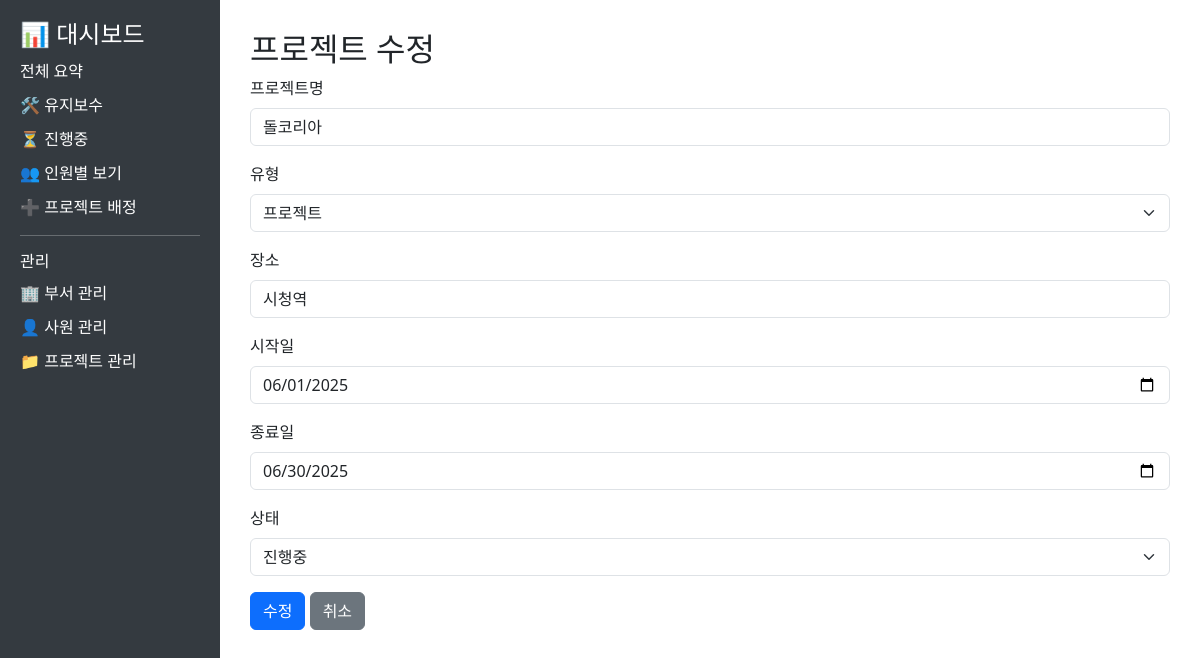
Page /projects/16/edit on the committed database.
### tables this page shows
CREATE TABLE projects (
        project_id INTEGER PRIMARY KEY AUTOINCREMENT,
        name TEXT NOT NULL,
        type_id INTEGER,
        location TEXT,
        start_date TEXT,
        end_date TEXT,
        status TEXT DEFAULT '대기',
        FOREIGN KEY (type_id) REFERENCES project_type(type_id)
    );

CREATE TABLE project_type (
        type_id INTEGER PRIMARY KEY AUTOINCREMENT,
        type_name TEXT NOT NULL
    );

### dashboard/app.py (the view)
@app.route("/projects/<int:project_id>/edit", methods=["GET", "POST"])
def edit_project(project_id):
    conn = get_connection()
    if conn is None:
        flash("데이터베이스 연결에 실패했습니다.", "danger")
        return redirect(url_for("project_page"))
    try:
        if request.method == "POST":
            name = request.form.get("name", "").strip()
            type_name = request.form.get("type", "").strip()
            location = request.form.get("location", "").strip()
            start_date = request.form.get("start_date")
            end_date = request.form.get("end_date")
            status = request.form.get("status", "").strip()
            if not name:
                flash("프로젝트명은 필수 입력 항목입니다.", "danger")
                return render_template("project_edit.html",
                                     project={"project_id": project_id, "name": name, "type": type_name, "location": location, "start_date": start_date, "end_date": end_date, "status": status})
            if not type_name:
                flash("프로젝트 유형은 필수 선택 항목입니다.", "danger")
                return render_template("project_edit.html",
                                     project={"project_id": project_id, "name": name, "type": type_name, "location": location, "start_date": start_date, "end_date": end_date, "status": status})
            if not location:
                flash("장소는 필수 입력 항목입니다.", "danger")
                return render_template("project_edit.html",
                                     project={"project_id": project_id, "name": name, "type": type_name, "location": location, "start_date": start_date, "end_date": end_date, "status": status})
            if not start_date or not end_date:
                flash("시작일과 종료일은 필수 입력 항목입니다.", "danger")
                return render_template("project_edit.html",
                                     project={"project_id": project_id, "name": name, "type": type_name, "location": location, "start_date": start_date, "end_date": end_date, "status": status})
            try:
                start_dt = datetime.strptime(start_date, '%Y-%m-%d')
                end_dt = datetime.strptime(end_date, '%Y-%m-%d')
                if start_dt >= end_dt:
                    flash("종료일은 시작일보다 늦어야 합니다.", "danger")
                    return render_template("project_edit.html",
                                         project={"project_id": project_id, "name": name, "type": type_name, "location": location, "start_date": start_date, "end_date": end_date, "status": status})
            except ValueError:
                flash("올바른 날짜 형식을 입력해주세요.", "danger")
                return render_template("project_edit.html",
                                     project={"project_id": project_id, "name": name, "type": type_name, "location": location, "start_date": start_date, "end_date": end_date, "status": status})
            cur = conn.cursor()
            cur.execute("SELECT type_id FROM project_type WHERE type_name = ?", (type_name,))
            type_result = cur.fetchone()
            if type_result is None:
                flash("유효하지 않은 프로젝트 유형입니다.", "danger")
                return render_template("project_edit.html",
                                     project={"project_id": project_id, "name": name, "type": type_name, "location": location, "start_date": start_date, "end_date": end_date, "status": status})
            type_id = type_result[0]
            cur.execute("UPDATE projects SET name = ?, type_id = ?, location = ?, start_date = ?, end_date = ?, status = ? WHERE project_id = ?",
                       (name, type_id, location, start_date, end_date, status, project_id))
            conn.commit()
            flash(f"프로젝트 '{name}' 수정 성공", "success")
            return redirect(url_for("project_page"))
        else:
            cur = conn.cursor()
            cur.execute("""
                SELECT p.project_id, p.name, pt.type_name as type, p.location, p.start_date, p.end_date, p.status
                FROM projects p
                LEFT JOIN project_type pt ON p.type_id = pt.type_id
                WHERE p.project_id = ?
            """, (project_id,))
            project = cur.fetchone()
            if project is None:
                flash("프로젝트를 찾을 수 없습니다.", "danger")
                return redirect(url_for("project_page"))
            return render_template("project_edit.html", project=dict(project))
    except Exception as e:
        flash(f"프로젝트 수정 중 오류가 발생했습니다: {str(e)}", "danger")
        return redirect(url_for("project_page"))
    finally:
        conn.close()

### dashboard/app.py (called while the page is built)
def get_connection():
    try:
        current_dir = os.path.dirname(__file__)
        parent_dir = os.path.dirname(current_dir)
        db_path = os.path.join(parent_dir, "db", "dashboard.db")
        print(f"데이터베이스 경로: {db_path}")  # 디버깅용
        conn = sqlite3.connect(db_path)
        conn.row_factory = sqlite3.Row
        return conn
    except sqlite3.Error as e:
        print(f"데이터베이스 연결 오류: {e}")
        return None

### dashboard/templates/project_edit.html (shortened to what this page needs)
<!DOCTYPE html>
<html>
<head>
    <link rel="stylesheet" href="https://cdn.jsdelivr.net/npm/bootstrap@5.3.0/dist/css/bootstrap.min.css">
</head>
<body>
    <div class="sidebar">
        <h4>📊 대시보드</h4>
        <a href="/">전체 요약</a>
        <a href="/maintenance">🛠 유지보수</a>
        <a href="/ongoing">⏳ 진행중</a>
        <a href="/assignment">👥 인원별 보기</a>
        <a href="/assignment/add">➕ 프로젝트 배정</a>
        <hr>
        <h6>관리</h6>
        <a href="/departments">🏢 부서 관리</a>
        <a href="/employees">👤 사원 관리</a>
        <a href="/projects">📁 프로젝트 관리</a>
    </div>
    <div class="content">
        <h2>프로젝트 수정</h2>
        <form method="POST">
            <div class="mb-3">
                <label for="name" class="form-label">프로젝트명</label>
                <input type="text" class="form-control" id="name" name="name" value="{{ project.name }}" required>
            </div>
            <div class="mb-3">
                <label for="type" class="form-label">유형</label>
                <select class="form-select" id="type" name="type" required>
                    <option value="프로젝트" {% if project.type=="프로젝트" %}selected{% endif %}>프로젝트</option>
                </select>
            </div>
            <div class="mb-3">
                <label for="location" class="form-label">장소</label>
                <input type="text" class="form-control" id="location" name="location" value="{{ project.location }}"
                    placeholder="예: 서울, 부산, 대구 등">
            </div>
            <div class="mb-3">
                <label for="start_date" class="form-label">시작일</label>
                <input type="date" class="form-control" id="start_date" name="start_date"
                    value="{{ project.start_date }}" required>
            </div>
            <div class="mb-3">
                <label for="end_date" class="form-label">종료일</label>
                <input type="date" class="form-control" id="end_date" name="end_date" value="{{ project.end_date }}"
                    required>
            </div>
            <div class="mb-3">
                <label for="status" class="form-label">상태</label>
                <select class="form-select" id="status" name="status" required>
                    <option value="진행중" {% if project.status=="진행중" %}selected{% endif %}>진행중</option>
                </select>
            </div>
            <button type="submit" class="btn btn-primary">수정</button>
            <a href="{{ url_for('project_page') }}" class="btn btn-secondary">취소</a>
        </form>
    </div>
</body>
</html>

### dashboard/templates/project_edit.html (style rules this page uses)
body { display: flex; }
.sidebar { width: 220px; background-color: #343a40; min-height: 100vh; padding: 20px; color: white; }
.sidebar a { color: #ffffff; text-decoration: none; display: block; margin: 10px 0; }
.content { flex-grow: 1; padding: 30px; }

### rows in the picture
projects: name "돌코리아", location "시청역", start_date "06/01/2025", end_date "06/30/2025", status "진행중"
project_type: type "프로젝트"
